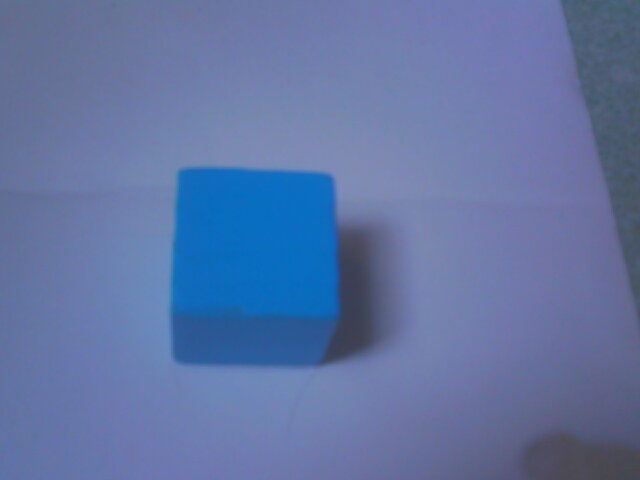
#> input picture blue.jpg, 640 x 480 px, given in place of the camera
$ python vid.py
#> lines starting #> are read from the running program, lines starting #| are printed output that depends on the picture
#> further down, frame is the input picture: shape (480, 640, 3); mean B, G, R 163.6, 116.2, 96.6
import cv2 as cv
import numpy as np

def nothing(x):
    pass

cv.namedWindow('Smoothing')

cv.createTrackbar('x', 'Smoothing', 0, 10, nothing)
cv.createTrackbar('y', 'Smoothing', 0, 10, nothing)

cv.createTrackbar('minVal', 'Smoothing', 0, 255, nothing)
cv.createTrackbar('maxVal', 'Smoothing', 0, 255, nothing)

def preprocess_frame(frame):
    gray = cv.cvtColor(frame, cv.COLOR_BGR2GRAY)
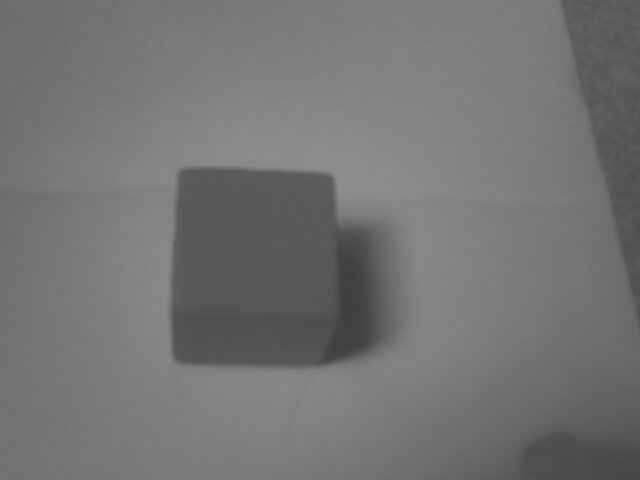
#> gray: shape (480, 640); min 63, max 142, mean 115.8

    # Adaptive Histogram Equalization (CLAHE)
    clahe = cv.createCLAHE(clipLimit=3.0, tileGridSize=(8,8))
    gray = clahe.apply(gray)
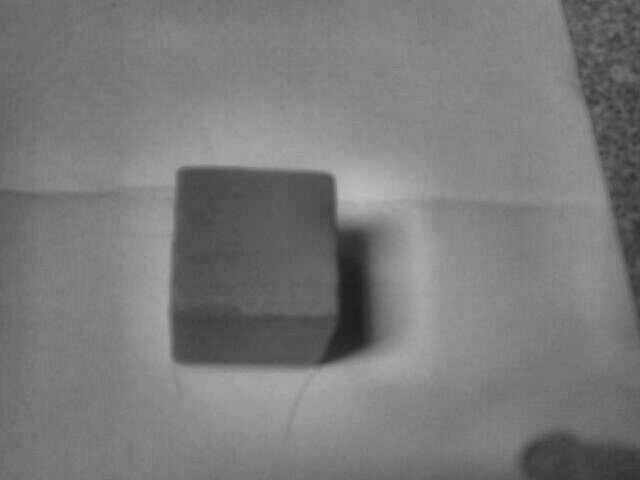
#> gray: shape (480, 640); min 27, max 193, mean 122.1

    # Reduce noise while keeping edges (Bilateral Filter)
    filtered = cv.bilateralFilter(gray, 9, 75, 75)

    # [9 lines of commented-out code are left out]

    return gray


cap = cv.VideoCapture(1)

while True:
    ret, frame = cap.read()

    frame1 = preprocess_frame(frame)

    _, mask = cv.threshold(frame, 100, 255, cv.THRESH_BINARY)
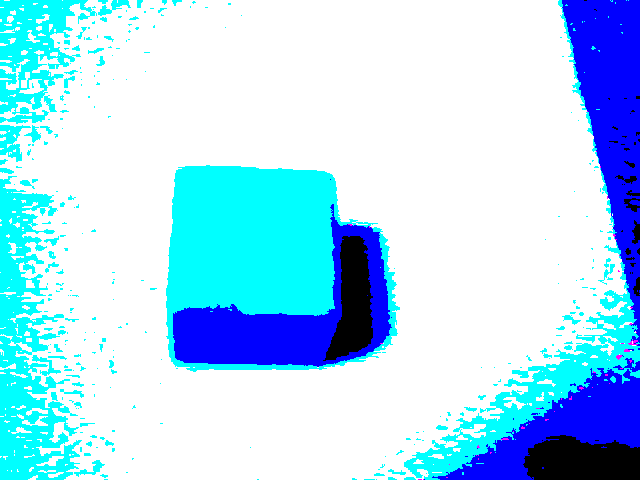
#> mask: shape (480, 640, 3); mean B, G, R 247.9, 220.7, 173.5

    # Dilate the mask
    kernel = np.ones((3, 3), np.uint8)
    dilated = cv.dilate(mask, kernel, iterations=1)
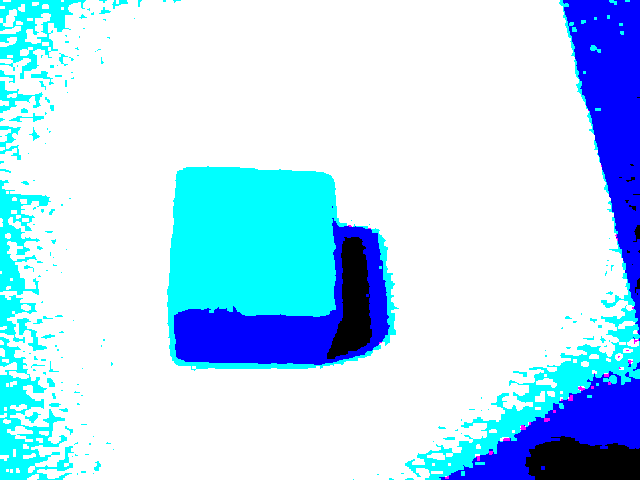
#> dilated: shape (480, 640, 3); mean B, G, R 248.9, 222.8, 184.7

    # Compute absolute difference (Dilated - Original Mask)
    morph_edges = cv.absdiff(dilated, mask)
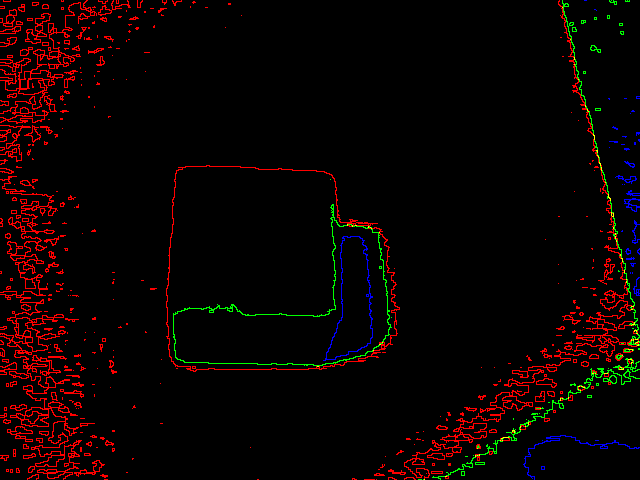
#> morph_edges: shape (480, 640, 3); mean B, G, R 1, 2.1, 11.2

    # Invert polarity (Make edges white on black background)
    morph_edges = cv.bitwise_not(morph_edges)
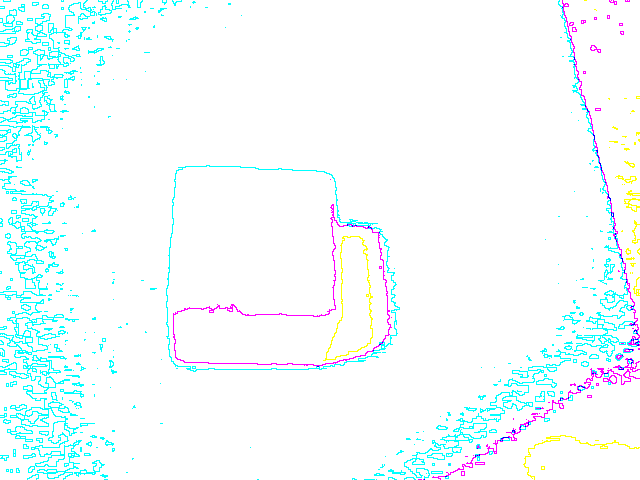
#> morph_edges: shape (480, 640, 3); mean B, G, R 254, 252.9, 243.8


    x = cv.getTrackbarPos('x', 'Smoothing')
    y = cv.getTrackbarPos('y', 'Smoothing')
    gauss = cv.GaussianBlur(frame, (9, 9), x, y)

    minVal = cv.getTrackbarPos('minVal', 'Smoothing')
    maxVal = cv.getTrackbarPos('maxVal', 'Smoothing')


    #canny = cv.Canny(gauss, minVal, maxVal, None, 3, 3)
    cv.imshow('origin', frame)
    cv.imshow('preprocess', frame1)
    # [4 lines of commented-out code are left out]

    if cv.waitKey(1) & 0xFF == ord('q'):
#> (key q is pressed here)
            break

cap.release()
cv.destroyAllWindows
